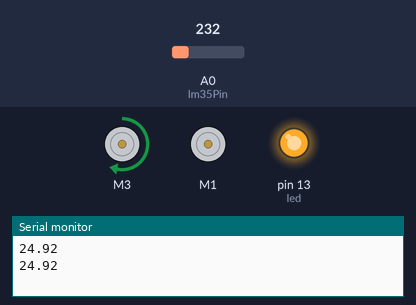
Bench run of a sketch on a simulated Arduino Uno, built with avr-gcc and run on an emulated ATmega328P. Parts: 2 × DC motor (green arrow = forward, orange = backward, longer = faster), output pins drawn as LEDs (lit = HIGH), the last lines printed to the serial monitor. Inputs (shaded band) come from the test bench; at power-on: A0 (lm35Pin) = 232.

Above: at 1.8 s.
1.9 s: A0 (lm35Pin) set to 299
3.4 s: A0 (lm35Pin) set to 322
At 4.45 s:
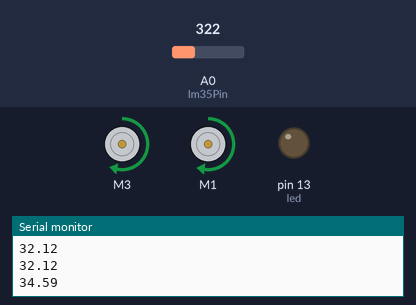
At 6.7 s:
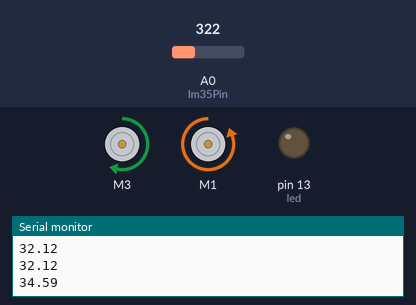
6.9 s: A0 (lm35Pin) set to 290
At 8.8 s:
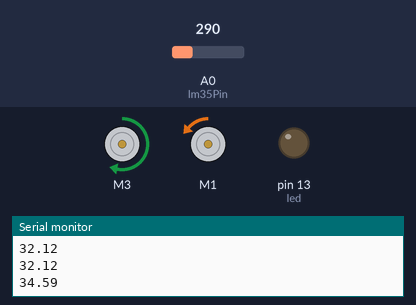
Timing chart, 0 to 11.6 s (numbered marks = the images above; inputs shaded):
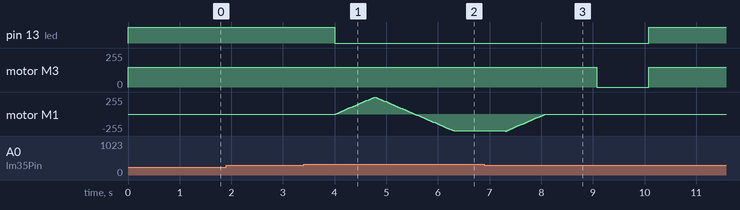

The sketch:

heat_temp.ino
```cpp
#include <AFMotor.h>

AF_DCMotor motor_fan(1);
AF_DCMotor motor_heat(3);
float temperature;
int reading;
int lm35Pin = A0;
int led = 13;

int i;
void setup() {
  Serial.begin(9600);
  analogReference(INTERNAL);
  motor_heat.setSpeed(150);
  motor_heat.run(RELEASE);
  motor_fan.setSpeed(200);
  motor_fan.run(RELEASE);
  pinMode(led, OUTPUT);
}

void loop() {
  reading = analogRead(lm35Pin);
  temperature = reading / 9.31;
  Serial.println(temperature);
  if (temperature < 33){
    digitalWrite(led, HIGH);
    heat_on();
    fan_off();
  }else{
    digitalWrite(led, LOW);
    fan_on();
    heat_off();
  }
  delay(1000);
}

void heat_on() {
  motor_heat.run(FORWARD);
  motor_heat.run(FORWARD);
}
void heat_off() {
  motor_heat.run(RELEASE);
  motor_heat.run(RELEASE);
}
void fan_on() {
  motor_fan.run(FORWARD);
  for (i=0; i<255; i++) {
    motor_fan.setSpeed(i);
    delay(3);
  }

  for (i=255; i!=0; i--) {
    motor_fan.setSpeed(i);
    delay(3);
  }
  motor_fan.run(BACKWARD);
  for (i=0; i<255; i++) {
    motor_fan.setSpeed(i);
    delay(3);
  }
  delay(1000);
  for (i=255; i!=0; i--) {
    motor_fan.setSpeed(i);
    delay(3);
  }
  delay(1000);
}
void fan_off() {
  motor_fan.run(RELEASE);
}
```

Measured:
- the behaviour switches between 307 and 308 on A0 (lm35Pin) (found by bisection; images 0 and 1)
- after the input at 3.4 s, pin 13 (led): HIGH → LOW after 0.60 s; motor M1: rises from stopped to forward 252/255 in 0.74 s, then falls to backward 254/255 in 1.5 s
- after the input at 6.9 s, pin 13 (led): LOW → HIGH after 3.2 s; motor M1: goes on until 10.1 s, then stays stopped
